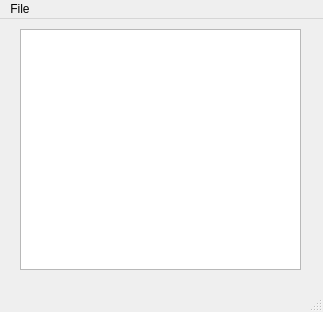
<?xml version="1.0" encoding="UTF-8"?>
<ui version="4.0">
 <class>MainWindow</class>
 <widget class="QMainWindow" name="MainWindow">
  <property name="geometry">
   <rect>
    <x>0</x>
    <y>0</y>
    <width>323</width>
    <height>312</height>
   </rect>
  </property>
  <property name="windowTitle">
   <string>MainWindow</string>
  </property>
  <widget class="QWidget" name="centralwidget">
   <widget class="QWidget" name="verticalLayoutWidget">
    <property name="geometry">
     <rect>
      <x>20</x>
      <y>10</y>
      <width>281</width>
      <height>241</height>
     </rect>
    </property>
    <layout class="QVBoxLayout" name="verticalLayout">
     <item>
      <widget class="QTextEdit" name="textEdit"/>
     </item>
    </layout>
   </widget>
  </widget>
  <widget class="QMenuBar" name="menubar">
   <property name="geometry">
    <rect>
     <x>0</x>
     <y>0</y>
     <width>323</width>
     <height>21</height>
    </rect>
   </property>
   <widget class="QMenu" name="menuFile">
    <property name="title">
     <string>File</string>
    </property>
    <addaction name="actionOpen"/>
    <addaction name="actionSave_as"/>
   </widget>
   <addaction name="menuFile"/>
  </widget>
  <widget class="QStatusBar" name="statusbar"/>
  <action name="actionOpen">
   <property name="text">
    <string>Open</string>
   </property>
  </action>
  <action name="actionSave_as">
   <property name="text">
    <string>Save as</string>
   </property>
  </action>
  <action name="actionEdit">
   <property name="text">
    <string>Edit</string>
   </property>
  </action>
 </widget>
 <resources/>
 <connections/>
</ui>
